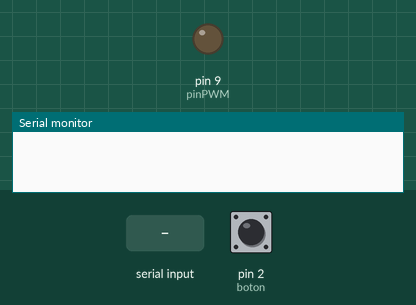
Bench run of a sketch on a simulated Arduino Uno, built with avr-gcc and run on an emulated ATmega328P. Parts: output pins drawn as LEDs (lit = HIGH), the last lines printed to the serial monitor. The test bench sets the inputs (shaded band); at power-on: pin 2 (boton) HIGH.

Above: at 1.2 s.
1.3 s: "30,150\n" received over Serial
At 1.84 s:
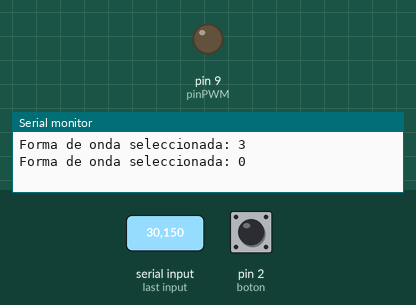
4.3 s: pin 2 (boton) pulled LOW for 0.15 s
At 5.9 s:
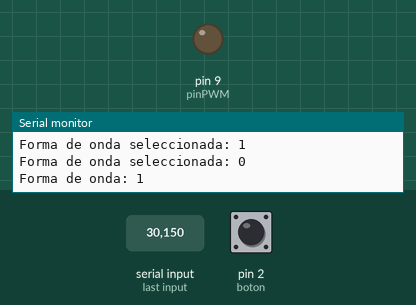
7.4 s: "2\n" received over Serial
10.4 s: pin 2 (boton) pulled LOW for 1 s
At 10.9 s:
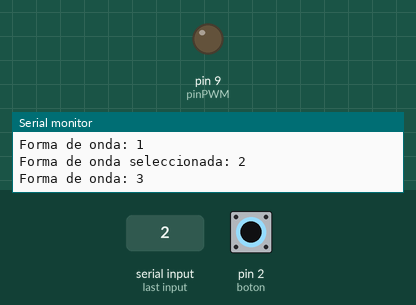
Timing chart, 0 to 13.6 s (numbered marks = the images above; inputs shaded):
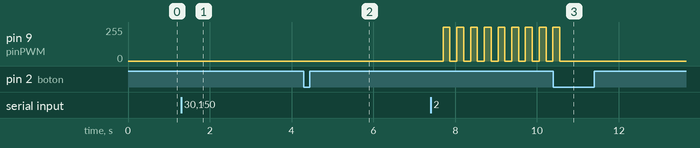

The sketch:

Generador_PWM.ino
```cpp
// osci_dac.ino
#include <Arduino.h>

const uint8_t onda_senoidal[256] = {
  // [Misma tabla de onda senoidal que proporcionaste]
  127, 130, 133, 136, 139, 143, 146, 149, 152, 155,
  158, 161, 164, 167, 170, 173, 176, 179, 182, 184,
  187, 190, 193, 195, 198, 200, 203, 205, 208, 210,
  213, 215, 217, 219, 221, 224, 226, 228, 229, 231,
  233, 235, 236, 238, 239, 241, 242, 244, 245, 246,
  247, 248, 249, 250, 251, 251, 252, 253, 253, 254,
  254, 254, 254, 254, 255, 254, 254, 254, 254, 254,
  253, 253, 252, 251, 251, 250, 249, 248, 247, 246,
  245, 244, 242, 241, 239, 238, 236, 235, 233, 231,
  229, 228, 226, 224, 221, 219, 217, 215, 213, 210,
  208, 205, 203, 200, 198, 195, 193, 190, 187, 184,
  182, 179, 176, 173, 170, 167, 164, 161, 158, 155,
  152, 149, 146, 143, 139, 136, 133, 130, 127, 124,
  121, 118, 115, 111, 108, 105, 102, 99, 96, 93, 90,
  87, 84, 81, 78, 75, 72, 70, 67, 64, 61, 59, 56, 54,
  51, 49, 46, 44, 41, 39, 37, 35, 33, 30, 28, 26, 25,
  23, 21, 19, 18, 16, 15, 13, 12, 10, 9, 8, 7, 6, 5,
  4, 3, 3, 2, 1, 1, 0, 0, 0, 0, 0, 0, 0, 0, 0, 0,
  0, 1, 1, 2, 3, 3, 4, 5, 6, 7, 8, 9, 10, 12, 13, 15,
  16, 18, 19, 21, 23, 25, 26, 28, 30, 33, 35, 37, 39,
  41, 44, 46, 49, 51, 54, 56, 59, 61, 64, 67, 70, 72,
  75, 78, 81, 84, 87, 90, 93, 96, 99, 102, 105, 108,
  111, 115, 118, 121, 124
};

const uint8_t onda_triangular[256] = {
  // [Misma tabla de onda triangular que proporcionaste]
  0,2,4,6,8,10,12,14,16,18,20,22,24,26,28,30,32,34,36,38,40,42,44,46,48,50,52,54,56,58,60,62,
  64,66,68,70,72,74,76,78,80,82,84,86,88,90,92,94,96,98,100,102,104,106,108,110,112,114,116,118,120,122,124,126,
  128,130,132,134,136,138,140,142,144,146,148,150,152,154,156,158,160,162,164,166,168,170,172,174,176,178,180,182,184,186,188,190,
  192,194,196,198,200,202,204,206,208,210,212,214,216,218,220,222,224,226,228,230,232,234,236,238,240,242,244,246,248,250,252,254,
  255,253,251,249,247,245,243,241,239,237,235,233,231,229,227,225,223,221,219,217,215,213,211,209,207,205,203,201,199,197,195,193,
  191,189,187,185,183,181,179,177,175,173,171,169,167,165,163,161,159,157,155,153,151,149,147,145,143,141,139,137,135,133,131,129,
  127,125,123,121,119,117,115,113,111,109,107,105,103,101,99,97,95,93,91,89,87,85,83,81,79,77,75,73,71,69,67,65,
  63,61,59,57,55,53,51,49,47,45,43,41,39,37,35,33,31,29,27,25,23,21,19,17,15,13,11,9,7,5,3,1
};

const uint8_t onda_cuadrada[256] = {
  // [Misma tabla de onda cuadrada que proporcionaste]
  255,255,255,255,255,255,255,255,255,255,255,255,255,255,255,255,
  255,255,255,255,255,255,255,255,255,255,255,255,255,255,255,255,
  255,255,255,255,255,255,255,255,255,255,255,255,255,255,255,255,
  255,255,255,255,255,255,255,255,255,255,255,255,255,255,255,255,
  255,255,255,255,255,255,255,255,255,255,255,255,255,255,255,255,
  255,255,255,255,255,255,255,255,255,255,255,255,255,255,255,255,
  255,255,255,255,255,255,255,255,255,255,255,255,255,255,255,255,
  255,255,255,255,255,255,255,255,255,255,255,255,255,255,255,255,
  0,0,0,0,0,0,0,0,0,0,0,0,0,0,0,0,
  0,0,0,0,0,0,0,0,0,0,0,0,0,0,0,0,
  0,0,0,0,0,0,0,0,0,0,0,0,0,0,0,0,
  0,0,0,0,0,0,0,0,0,0,0,0,0,0,0,0,
  0,0,0,0,0,0,0,0,0,0,0,0,0,0,0,0,
  0,0,0,0,0,0,0,0,0,0,0,0,0,0,0,0,
  0,0,0,0,0,0,0,0,0,0,0,0,0,0,0,0,
  0,0,0,0,0,0,0,0,0,0,0,0,0,0,0,0
};

const uint8_t onda_sierra[256] = {
  // [Misma tabla de onda sierra que proporcionaste]
  0, 1, 3, 5, 7, 9, 11, 13, 15, 17,
  19, 21, 23, 25, 27, 29, 31, 33,
  35, 37, 39, 41, 43, 45, 47, 49,
  51, 53, 55, 57, 59, 61, 63, 65,
  67, 69, 71, 73, 75, 77, 79, 81,
  83, 85, 87, 89, 91, 93, 95, 97,
  99, 101, 103, 105, 107, 109, 111, 113, 115, 117, 119, 121, 123, 125, 127,
  129, 131, 133, 135, 137, 139, 141, 143, 145, 147, 149, 151, 153, 155, 157,
  159, 161, 163, 165, 167, 169, 171, 173, 175, 177, 179, 181, 183, 185, 187,
  189, 191, 193, 195, 197, 199, 201, 203, 205, 207, 209, 211, 213, 215, 217,
  219, 221, 223, 225, 227, 229, 231, 233, 235, 237, 239, 241, 243, 245, 247,
  249, 251, 253, 0, 1, 3, 5, 7, 9, 11, 13, 15, 17, 19, 21, 23, 25, 27, 29, 31,
  33, 35, 37, 39, 41, 43, 45, 47, 49, 51, 53, 55, 57, 59, 61, 63, 65, 67, 69,
  71, 73, 75, 77, 79, 81, 83, 85, 87, 89, 91, 93, 95, 97, 99, 101, 103, 105,
  107, 109, 111, 113, 115, 117, 119, 121, 123, 125, 127, 129, 131, 133, 135,
  137, 139, 141, 143, 145, 147, 149, 151, 153, 155, 157, 159, 161, 163, 165,
  167, 169, 171, 173, 175, 177, 179, 181, 183, 185, 187, 189, 191, 193, 195,
  197, 199, 201, 203, 205, 207, 209, 211, 213, 215, 217, 219, 221, 223, 225,
  227, 229, 231, 233, 235, 237, 239, 241, 243, 245, 247, 249, 251, 253
};

const int pinPWM = 9;       // Salida PWM
const int N = 256;          // Número de muestras por ciclo
const int boton = 2;        // Pulsador para cambiar forma de onda
const int delay_us = 1300;  // Retardo para ~10 Hz (1/10 = 0.1s = 100,000 µs / 256 = ~3906 µs)

int forma_de_onda = 0;      // 0 = seno, 1 = triangular, 2 = cuadrada, 3 = sierra

void setup() {
  pinMode(pinPWM, OUTPUT);
  pinMode(boton, INPUT_PULLUP);
  Serial.begin(115200);
  // Configurar Timer 1 para PWM rápido (~62.5 kHz)
  TCCR1B = (TCCR1B & 0b11111000) | 0x01; // Prescaler de 1
}

void loop() {
  // Debounce para el pulsador
  static bool boton_prev = HIGH;
  static unsigned long ultimo_cambio = 0;
  bool boton_actual = digitalRead(boton);

  if (boton_actual != boton_prev && millis() - ultimo_cambio > 50) {
    if (boton_actual == LOW) {
      forma_de_onda = (forma_de_onda + 1) % 4;
      Serial.print("Forma de onda: ");
      Serial.println(forma_de_onda);
    }
    ultimo_cambio = millis();
  }
  boton_prev = boton_actual;

  // Selección de onda por serial
  if (Serial.available() > 0) {
    char entrada = Serial.read();
    if (entrada >= '0' && entrada <= '3') {
      forma_de_onda = entrada - '0';
      Serial.print("Forma de onda seleccionada: ");
      Serial.println(forma_de_onda);
    }
  }

  // Reproducir la forma de onda seleccionada
  for (int i = 0; i < N; i++) {
    uint8_t valor = 127; // Valor por defecto
    switch (forma_de_onda) {
      case 0: valor = onda_senoidal[i]; break;
      case 1: valor = onda_triangular[i]; break;
      case 2: valor = onda_cuadrada[i]; break;
      case 3: valor = onda_sierra[i]; break;
    }
    analogWrite(pinPWM, valor);
    delayMicroseconds(delay_us); // ~10 Hz
  }
}
```

Measured:
- after the input at 1.3 s, pin 9 (pinPWM): stays 0/255 (without the input it goes to 155/255 after 1.7 s)
- after the input at 4.3 s, pin 9 (pinPWM): stays 0/255 (without the input it goes to 118/255 after 1.7 s)
- after the input at 10.4 s, pin 9 (pinPWM): goes on until 10.6 s, then stays 0/255
